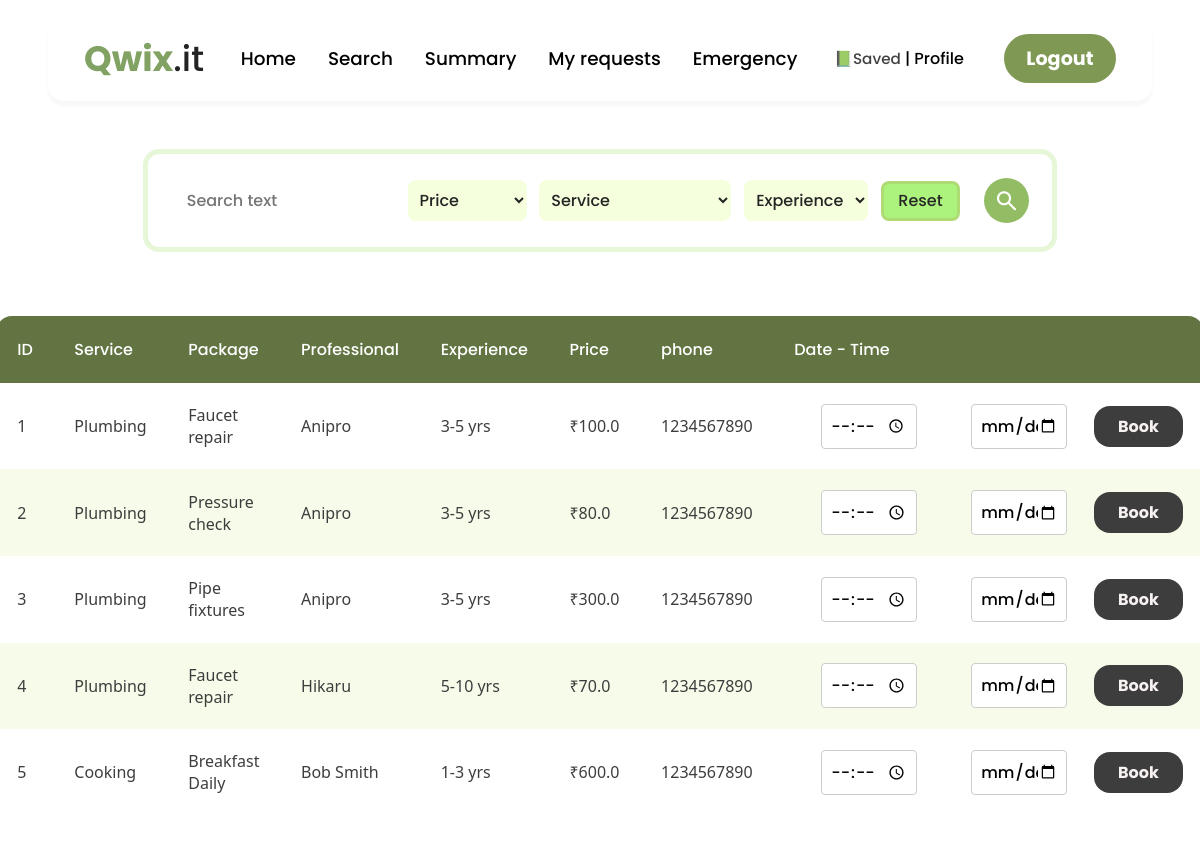
The page /cust_search (signed in) on the database its author committed.
### webapp/models.py (models this page shows)
class Service(db.Model):
    __tablename__ = 'service'
    id = db.Column(db.Integer, primary_key=True)
    name = db.Column(db.String(150), nullable=False)
    base_price = db.Column(db.Float, nullable=False)
    description = db.Column(db.String(500))
    category = db.Column(db.String(50), nullable=False) #emergency, platinum, normal

class ServicePackage(db.Model):
    __tablename__ = 'service_package'
    id = db.Column(db.Integer, primary_key=True)
    professional_id = db.Column(db.Integer, db.ForeignKey('professional.id'), nullable=True)
    service_id = db.Column(db.Integer, db.ForeignKey('service.id'), nullable=False)
    name = db.Column(db.String(150), nullable=False)
    price = db.Column(db.Float, nullable=False)
    description = db.Column(db.String(500), nullable=False)
    duration = db.Column(db.String, nullable=False, default='00:20:00')
    is_flagged = db.Column(db.Boolean, default=False)
    professional = db.relationship('Professional', backref='service_packages')
    service = db.relationship('Service', backref='service_packages')

class Professional(db.Model):
    __tablename__ = 'professional'
    id = db.Column(db.Integer, primary_key=True)
    p_name = db.Column(db.String(150), nullable=False)
    p_email = db.Column(db.String(150), nullable=False)
    p_phone = db.Column(db.Integer, nullable=False)
    paddress = db.Column(db.String(300), nullable=False)
    ppassword = db.Column(db.String(150), nullable=False)
    p_pincode = db.Column(db.Integer, nullable=False)
    document_proof = db.Column(db.String(550), nullable=False)
    experience_years = db.Column(db.String, nullable=False)
    rating = db.Column(db.Float, nullable=False, default=0.0)
    base_price = db.Column(db.Float, nullable=False, default=0.0)
    is_approved = db.Column(db.Boolean, default=False)
    is_blocked = db.Column(db.Boolean, default=True)
    user_id = db.Column(db.Integer, db.ForeignKey('user.id'))
    service_id = db.Column(db.Integer, db.ForeignKey('service.id'), nullable=False)
    user = db.relationship('User', backref='professional_profile')
    service = db.relationship('Service', backref=db.backref('professionals', lazy='dynamic'))

### webapp/views.py (the view)
@app.route('/cust_search', methods=['GET', 'POST'])
def cust_search():
    if not session.get('logged_in') or 'username' not in session:
        return redirect(url_for('login'))
    if session.get('userole') != "customer" :
        return "<h1>You don't have access to this page</h1>"
    packages = []
    if request.method == 'GET' and session.get('logged_in') and session.get('userole') == 'customer':
        search_text = request.args.get('search_text', '').strip()
        pricef = request.args.get('pricef', '').strip()
        xpf = request.args.get('xpf', '').strip()
        servicef = request.args.get('servicef', '').strip()
        package_data = ServicePackage.query.join(Professional, ServicePackage.professional_id == Professional.id)
        packages = []
        if package_data:
            for p in package_data:
                service_name = Service.query.get(p.service_id).name
                professional_name = Professional.query.get(p.professional_id).p_name
                phone = Professional.query.get(p.professional_id).p_phone
                experience_years = Professional.query.get(p.professional_id).experience_years
                packages.append({
                    'package_id': p.id or 'Unknown Package',
                    'name': p.name or 'Unknown Package',
                    'service_name': service_name,
                    'professional_name': professional_name,
                    'professional_id': p.professional_id or 'Not Assigned',
                    'price': p.price or 'Not Assigned',
                    'phone': phone,
                    'experience': experience_years,
                })
        packages_copy = packages.copy()
        if search_text or pricef or xpf or servicef:
            if search_text:
                packages = [p for p in packages if search_text.lower() in p['name'].lower()
                                        or search_text.lower() in p['professional_name'].lower()
                                        or search_text.lower() in str(p['price']).lower()
                                        or search_text.lower() in p['service_name'].lower()]
            if pricef:
                if pricef != 'max' :
                    packages = [p for p in packages if float(pricef)-500 <= p['price'] <= float(pricef)]
                elif pricef == 'max':
                    packages = [p for p in packages if p['price'] >= 1500]
            if servicef:
                packages = [p for p in packages if servicef in p['service_name']]
            if xpf:
                packages = [p for p in packages if xpf in p['experience'] ]
        else :
            packages = packages_copy
        return render_template('cust_search.html', username=session['username'],
                               packages=packages, services = Service.query.all(),
                               searched_text = search_text,
                               f_price = pricef, f_xp = xpf, f_service = servicef)
    else:
        flash('Please login to access this page', 'error')
        return redirect(url_for('login'))

### webapp/templates/cust_search.html (shortened to what this page needs)
{% extends 'nav.html' %}
{% block styles %}
    <link rel="stylesheet" href="{{ url_for('static', filename='search.css') }}">
{% endblock %}
{% block content %}
    <main>
        <div class="search_enclose">
            <form action="{{ url_for('cust_search') }}" method="GET">
            {% if searched_text%}
            <input type="text" name="search_text" id="searchInput" placeholder={{searched_text}} class="search_inbox">
            {% else %}
            <input type="text" name="search_text" id="searchInput" placeholder="Search text" class="search_inbox">
            {% endif %}
            <select  name="pricef"  class="price_btn">
                {% if f_price %}
                <option value="">{{f_price}}</option>
                {% else %}
                <option value="">Price</option>
                {% endif %}
            </select>
            <select name="servicef" class="service_btn">
                {% if f_service %}
                <option value="">{{f_service}}</option>
                {% else %}
                <option value="">Service</option>
                {% endif %}
            </select>
            <select  name="xpf" class="experience_btn">
                {% if f_xp %}
                <option value="">{{f_xp}}</option>
                {% else %}
                <option value="">Experience</option>
                {% endif %}
            </select>
            <a href="{{ url_for('cust_search') }}" class="reset_btn">
                Reset
              </a>
                <button  type="submit" class="material-symbols-rounded search_btn">
                </button>
            </form>
        </div>
        <div class="table_enclose">
            <table id="serviceTable"class="table">
                <thead id = "my_requests">
                    <tr>
                        <th style=" border-top-left-radius: 1rem;">ID</th>
                        <th>Service</th>
                        <th>Package</th>
                        <th>Professional</th>
                        <th>Experience</th>
                        <th>Price</th>
                        <th>phone</th>
                        <th style = " border-top-right-radius: 1rem;">Date - Time</th>
                    </tr>
                    </thead>
                    <tbody>
                        {% for p in packages %}
                    <tr class='active' >
                        <td>{{p.package_id}}</td>
                        <td>{{p.service_name}}</td>
                        <td>{{p.name}}</td>
                        <td>{{p.professional_name}}</td>
                        <td>{{p.experience}} yrs </td>
                        <td>&#x20b9;{{p.price | round(0)}} </td>
                        <td>{{p.phone}}</td>
                        <td class="booking">
                            <form action="{{ url_for('create_service_request') }}" method="POST">
                                <input type="time" name="time" id="time"  required>
                                <input type="date" name="date" id="date" required>
                                <button type="submit" class="book_btn" >Book</button>
                            </form>
                        </td>
                    </tr>
                    {% endfor %}
                </table>
        </div>
    </main>
{% endblock %}

### webapp/static/nav.css (style rules this page uses)
* { margin: 0; padding: 0; font-family: poppins; font-weight: 500; }
body { background-color: #ffffff; font-family: nunito; margin: 1rem; padding: 0; }
a { text-decoration: none; transition: 0.3s; }

### webapp/static/search.css (style rules this page uses)
a { text-decoration: none; color: #3d3d3d; }
main { padding: 2rem 5%; display: flex; flex-direction: column; align-items: center; }
.search_enclose { display: flex; justify-content: center; gap: 1rem; margin-bottom: 2rem; border : 5px solid #e6f7d7 ; background-color: rgb(255, 255, 255); border-radius: 1rem; padding: 1.5rem 1.4rem; width : auto ; margin-top : 1rem; }
.search_inbox { padding: 0.5rem 1rem; border : none; border-radius: 2rem; font-size: 1rem; width: 12rem; outline: none; }
.category_btn, .location_btn, .experience_btn, .price_btn, .service_btn { background-color: #f5ffdd; color: rgb(36, 36, 36); border: none; padding: 0.5rem; margin-left : 0.8rem; border-radius: 0.5rem; font-size: 1rem; cursor: pointer; font-weight:500; display: inline-block; width : auto ; }
.search_btn { display: flex; align-items: center; justify-content: center; background-color: #93bd64; color: white; border: none; padding: 0.6rem ; font-size: 1rem; cursor: pointer; border-radius: 3rem; margin-left : 1.5rem; }
.material-symbols-rounded { font-size: 26px; }
.reset_btn { display: inline-block; padding : 0.28rem 0.9rem !important; background-color: #acf37d; color: rgb(39, 38, 38); border: 3px solid #afdb75; border-radius: 0.5rem; cursor: pointer; margin-left: 0.8rem; }
.table_enclose { background-color: #ffffff; border-radius: 1rem; padding: 1rem; }
#serviceTable { width: 100%; border-collapse: collapse; margin-top: 1rem; }
#serviceTable th, #serviceTable td { padding: 1.3rem; text-align: left; }
#serviceTable td { color : #3d3d3d; font-size: 1rem; font-family: Segoe UI; }
#serviceTable thead { background-color: #627442; color: white; }
#serviceTable thead th:first-child { border-top-left-radius: 0.5rem; }
#serviceTable thead th:last-child { border-top-right-radius: 0.5rem; }
#serviceTable tbody tr:nth-child(even) { background-color: #f7fcea; }
.book_btn { background-color: #3d3d3d; color: rgb(247, 241, 241); border: none; padding: 0.5rem 1.5rem; border-radius: 1rem; cursor: pointer; font-size: 1rem; font-weight: bold; }
.booking { width : 5%; }
form { display: flex; flex-direction: row; align-items: center; }
#time, #date { font-size: 1rem; padding: 0.5rem; border: 1px solid #ccc; border-radius: 0.25rem; width: 20%; margin: 0 auto; text-align: center; }

### rows shown on the page
Service: service_name "Plumbing" "Plumbing" "Plumbing" "Plumbing"
ServicePackage: name "Faucet repair", price "100.0"
Professional: professional_name "Anipro" "Anipro" "Anipro", experience "3-5" "3-5" "3-5", phone "1234567890" "1234567890" "1234567890"
ServicePackage: name "Pressure check", price "80.0"
ServicePackage: name "Pipe fixtures", price "300.0"
ServicePackage: name "Faucet repair", price "70.0"
Professional: professional_name "Hikaru", experience "5-10", phone "1234567890"
Service: service_name "Cooking"
ServicePackage: name "Breakfast Daily", price "600.0"
Professional: professional_name "Bob Smith", experience "1-3", phone "1234567890"

### other values the page prints
{{ p.package_id }} "1" "2" "3" "4" "5"
